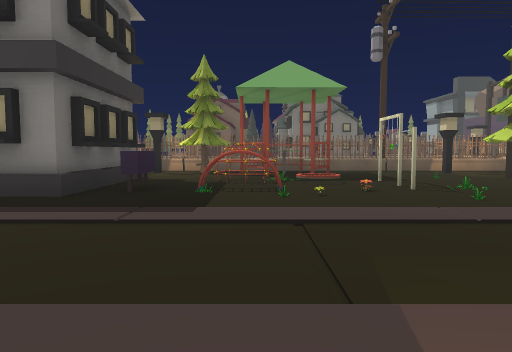
[1] (above)

24 first-person views from a walk through a 3-D level made in the Unity game engine. The camera is 1.2 m above the floor, tilts 4° down and sees 70° across. The floor is counted in squares, 2 m on a side. Each view is taken from the middle of a square. On the plan, view 1 faces up. The plan holds only what a view shows up to about 10 squares ahead; the rest is blank. The place goes on beyond the plan. The player is left out. Some surface patterns are stand-ins.

[2]
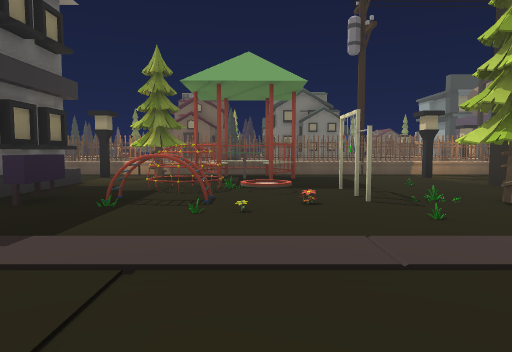

[3]
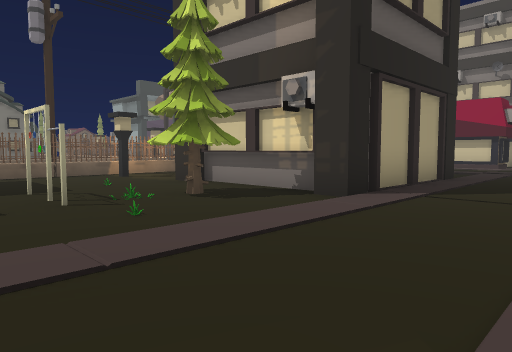

[4]
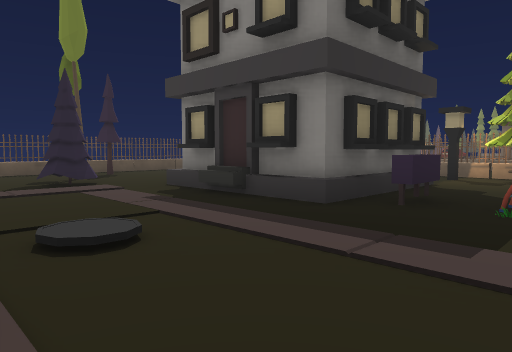

[5]
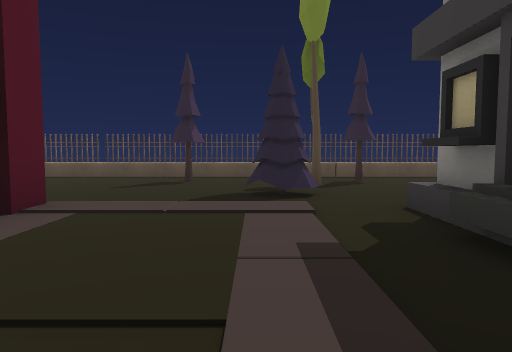

[6]
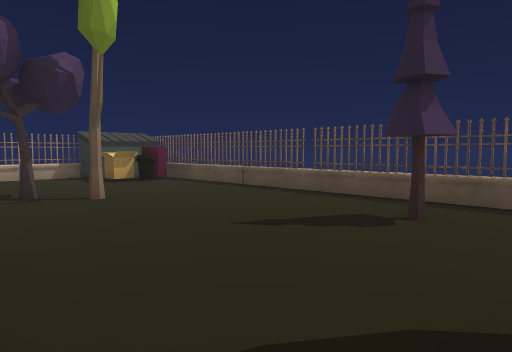

[7]
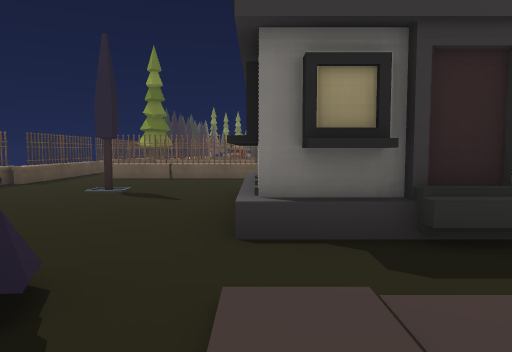

[8]
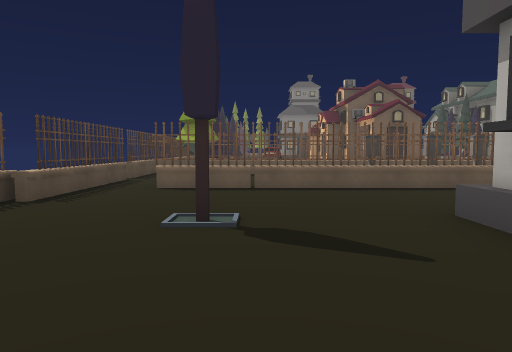

[9]
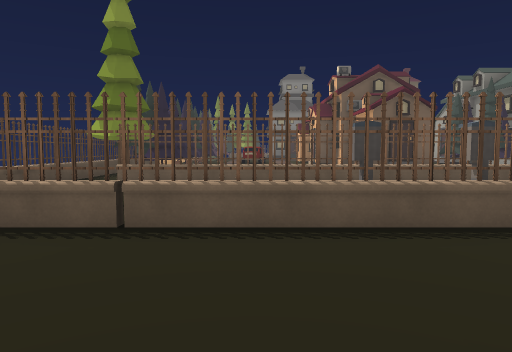

[10]
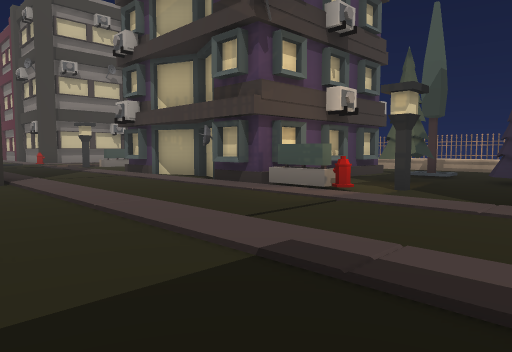

[11]
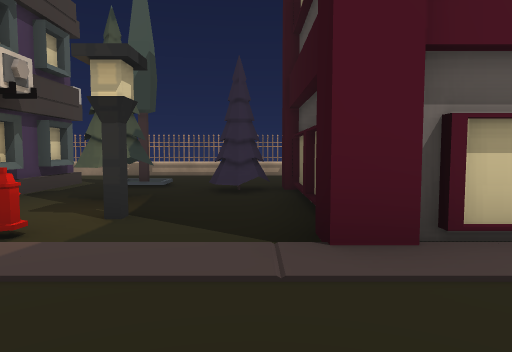

[12]
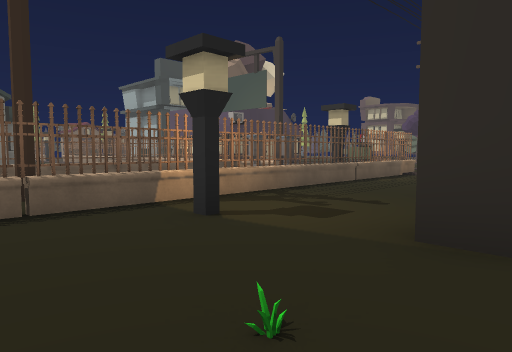

[13]
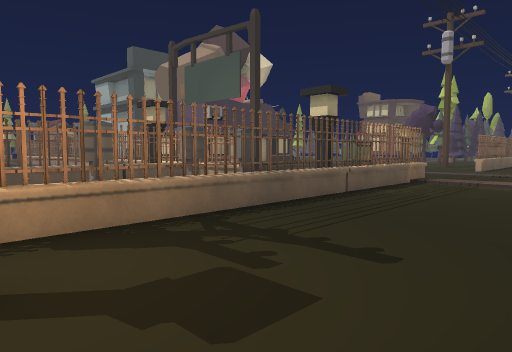

[14]
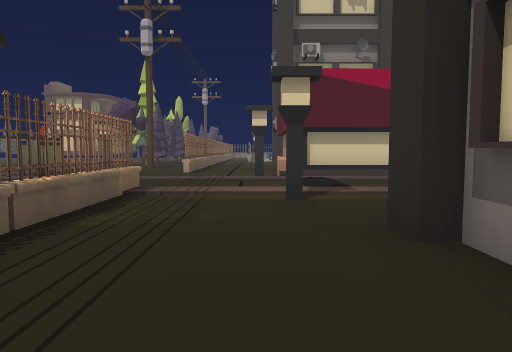

[15]
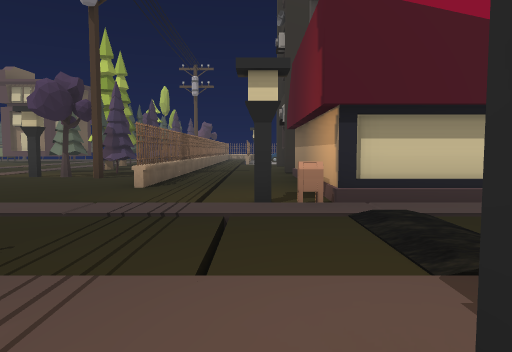

[16]
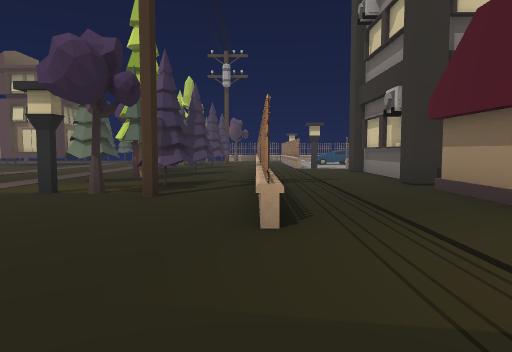

[17]
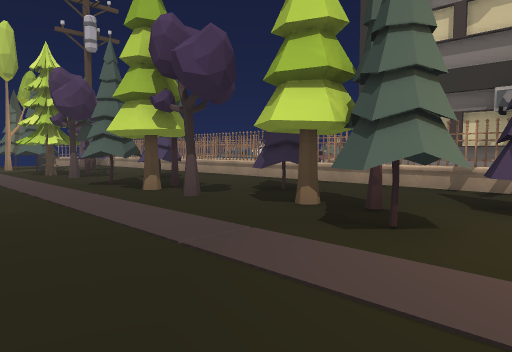

[18]
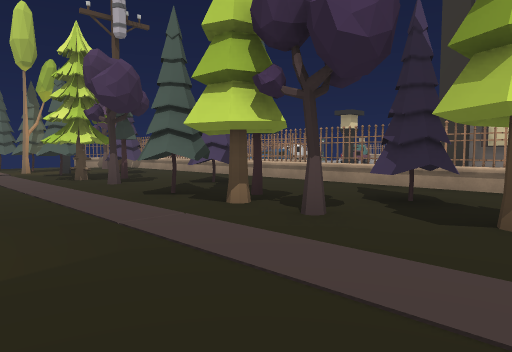

[19]
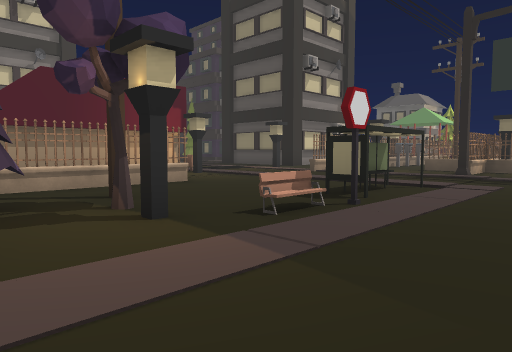

[20]
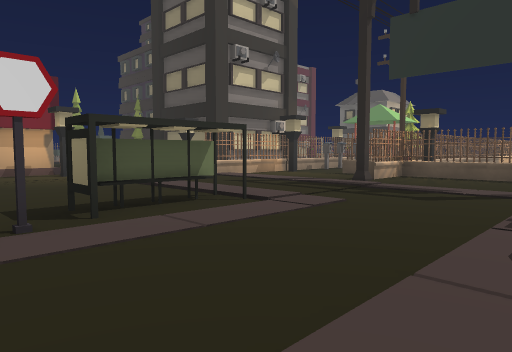

[21]
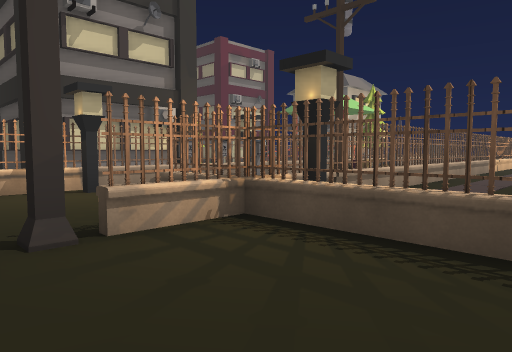

[22]
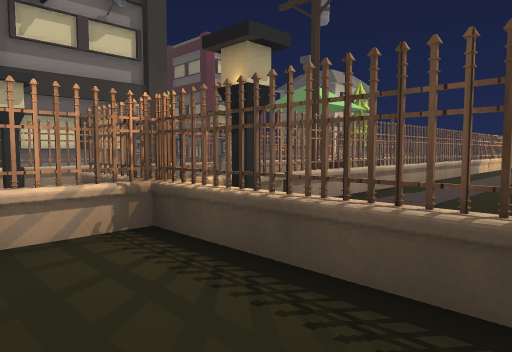

[23]
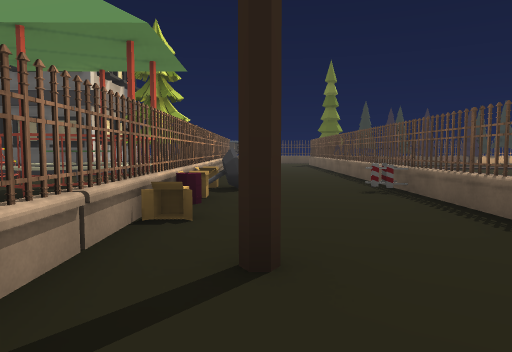

[24]
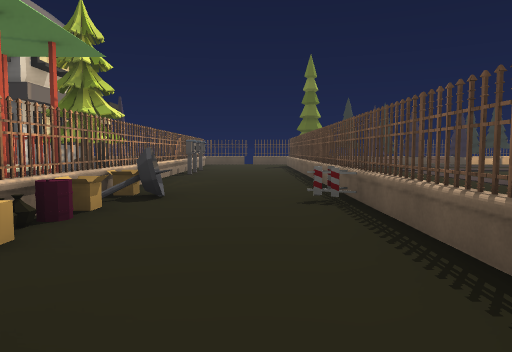

### Floor plan
Key: @ floor where view 1 was taken; # wall or solid block; x gap in a wall; . main floor; : floor 0.25 m higher than the main floor; / step, stairs or slope; T tree; B box; H house; U building; R ring; F fence; I bin; M mailbox; O other object.
Columns run from 11 left of view 1 to 30 right of it. Each row starts with its distance up from view 1.
 18 OTT    ...          O     ....
 17 FT     .....        F................
 16 #TO       ..   .... #.....................
 15 FT         ........ FO.......O...........T
 14 F.F#FFFFFF#FF#FF#FFxFF#...OOO.O.TTTTTT.TTT
 13 #. .  ......O....   F.........TTTTTTT.TTT
 12 #. .  .....OB..#..   .........#TT.TT..TT.
 11 #.F#FFOFF#FBFOF#FFFOFF#F....#F#F#FF#FF#FO
 10 F....O.OOTTOO.B.OOO..O......
  9 F.....  ...OOO.........O..O.........  OO#
  8  ..T.HHHH../...O.U...U..::M#####UUUUU
  7 F....HH H./O/R...UUUUU..../#    U
  6 F....H  HH//...TTU  U     /#
  5 #T...HHHH.O.OO.T.U  U
  4 F.T.T.........O..UUUUU..
  3 F...T/................./
  2 #T.../...............
  1 F..../..............
  0 F.....U UU.@OUUUUUU
 -1 #....    U.O..U
 -2 F..T.    U..T.U
 -3 F...T    UT...U
 -4 FO...     ..T.U
 -5 #BI..     .....
 -6 OO..      .....
 -7   ##F    #FF#FO#

Where each view was taken, in squares from view 1:
view 1: 0 up, 0 right, facing up
view 2: 1 up, 1 right, facing up
view 3: 1 up, 1 right, facing up-right
view 4: 1 up, 0 right, facing up-left
view 5: 3 up, 2 left, facing left
view 6: 3 up, 6 left, facing down-left
view 7: 2 up, 6 left, facing up
view 8: 5 up, 8 left, facing up
view 9: 8 up, 7 left, facing up
view 10: 5 up, 2 left, facing down-right
view 11: 3 up, 1 left, facing down
view 12: 7 up, 3 right, facing up-right
view 13: 8 up, 5 right, facing up-right
view 14: 9 up, 7 right, facing right
view 15: 9 up, 11 right, facing right
view 16: 11 up, 14 right, facing right
view 17: 17 up, 20 right, facing down-right
view 18: 17 up, 22 right, facing down-right
view 19: 17 up, 21 right, facing down-left
view 20: 18 up, 18 right, facing down-left
view 21: 17 up, 12 right, facing down-left
view 22: 17 up, 11 right, facing down-left
view 23: 12 up, 6 right, facing left
view 24: 13 up, 5 right, facing left
